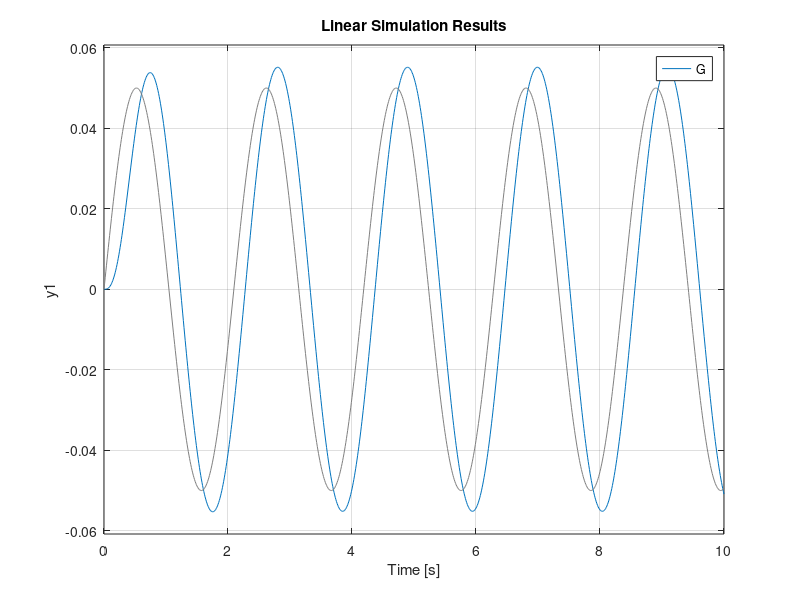
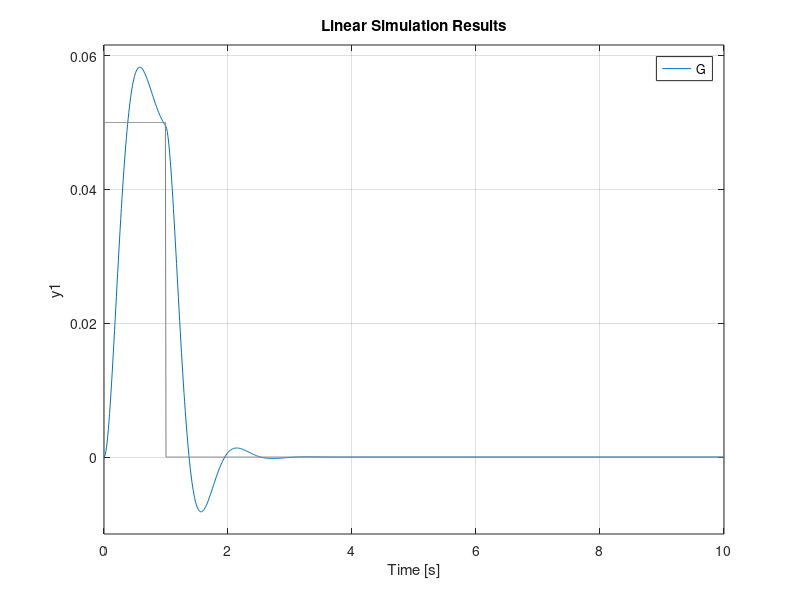
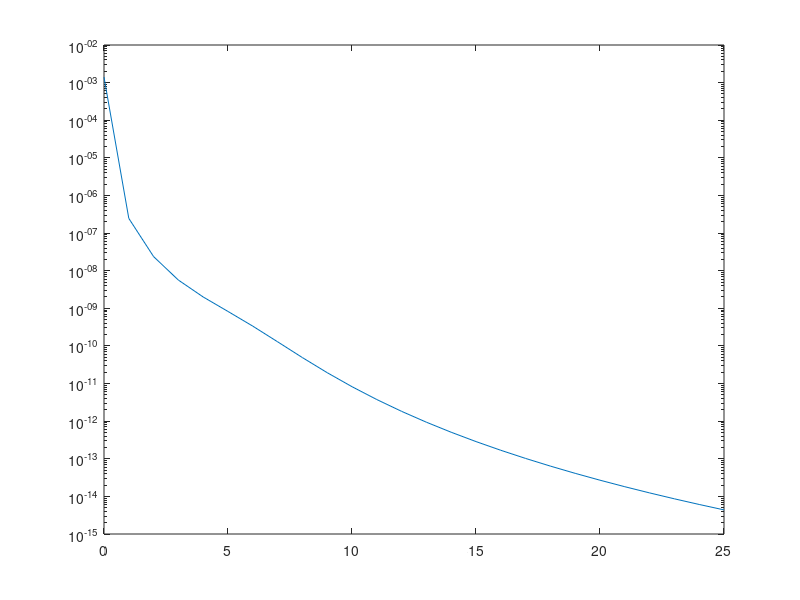

Source code (MATLAB) for these figures, in order:
clc;
clear all;
% close all;

%%task 2

m_p = 0.16; %kg
c_p = 0.4; %Ns/m
k_p = 6.32; %N/m
w_n = sqrt(k_p/m_p);
zeta= c_p/(2*sqrt(k_p*m_p));
% c_p1 = 0;
% d_d = 2*zeta*w_n*m_p;
% d_p = (w_n)^2*m_p - k_p;
coeff= 0;
% d_d_mat=[0.01 0.1 1 10 100  ];
% d_p_mat=[0.01 0.1 1 10 100  ];
% for l1=1:length(d_d_mat)
%     d_d=d_d_mat(l1);
%  for l2=1:length(d_p_mat)
%     d_p=d_p_mat(l2);
% for d_d=0:0.2:1
%     for d_p=0:0.2:1
% coeff=coeff +1;    
% H = tf([0,2*zeta*w_n,w_n^2],[1,2*zeta*w_n,w_n^2]);
d_d = 1;
% d_d= 2*m_p*w_n; %crtically damped
d_p = 0;
G = tf([0,0,k_p],[m_p,d_d,k_p+d_p]);
% bode(G)
%% sine excitation
t = 0:0.01:10;
excitation_sin = 0.05*sin(3*t);

% figure()
% plot(t,excitation_sin)

figure(1)
lsim(G,excitation_sin,t) % sine excitation
hold on;
 %% Impulse
stepinput = 0.05*ones([1 length(t)]);
for i = 101:length(t)
   stepinput(i) = 0; 
end

figure(2)
lsim(G,stepinput,t) % impulse excitation
hold on;
 %%PSD
w = 0:25;
PSD = (4.028e-7)./((2.88e-4)+(0.68*w.^2)+w.^4);
Hfreqdomain = freqresp(G,w);
G = abs(Hfreqdomain(:))';
PSD = G.^2.*PSD;

figure(3)
semilogy(w,PSD)
hold on;
% 
% 
% w_calc= sqrt((k_p+d_p)/m_p);
% zeta_calc = d_d / (2*m_p*w_n);
% utsav(1,coeff)=d_d;
% utsav(2,coeff)=d_p;
%  end
% end
